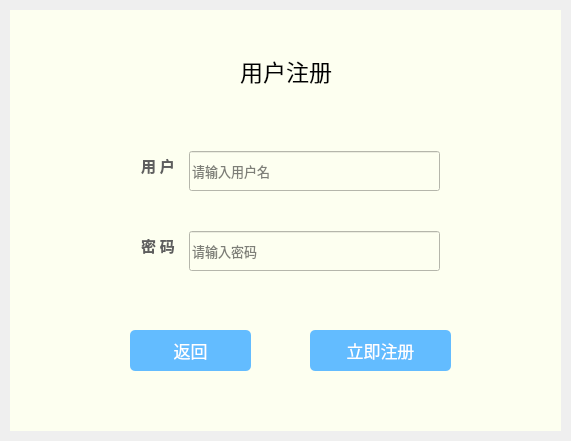
<?xml version="1.0" encoding="UTF-8"?>
<ui version="4.0">
 <class>Login</class>
 <widget class="QWidget" name="Login">
  <property name="geometry">
   <rect>
    <x>0</x>
    <y>0</y>
    <width>571</width>
    <height>441</height>
   </rect>
  </property>
  <property name="windowTitle">
   <string>Login</string>
  </property>
  <widget class="QWidget" name="widget_main" native="true">
   <property name="geometry">
    <rect>
     <x>10</x>
     <y>10</y>
     <width>551</width>
     <height>421</height>
    </rect>
   </property>
   <property name="styleSheet">
    <string notr="true">#widget_main{
border-radius: 10px;
border-style:solid;
background-color: rgba(255, 255, 255, 0);
}</string>
   </property>
   <widget class="QWidget" name="horizontalLayoutWidget">
    <property name="geometry">
     <rect>
      <x>140</x>
      <y>280</y>
      <width>281</width>
      <height>41</height>
     </rect>
    </property>
    <layout class="QHBoxLayout" name="horizontalLayout">
     <item>
      <widget class="QCheckBox" name="checkBox_remember">
       <property name="font">
        <font>
         <family>Microsoft YaHei</family>
         <pointsize>9</pointsize>
        </font>
       </property>
       <property name="styleSheet">
        <string notr="true">color: rgb(149, 149, 149);</string>
       </property>
       <property name="text">
        <string>记住密码</string>
       </property>
      </widget>
     </item>
     <item>
      <spacer name="horizontalSpacer">
       <property name="orientation">
        <enum>Qt::Horizontal</enum>
       </property>
       <property name="sizeHint" stdset="0">
        <size>
         <width>40</width>
         <height>20</height>
        </size>
       </property>
      </spacer>
     </item>
     <item>
      <widget class="QPushButton" name="pushButton_forget">
       <property name="font">
        <font>
         <family>Microsoft YaHei</family>
         <pointsize>9</pointsize>
        </font>
       </property>
       <property name="styleSheet">
        <string notr="true">#pushButton_forget{
color: rgb(149, 149, 149);
background-color: rgba(255, 255, 255, 0);
}
#pushButton_forget:hover{
color: rgb(120, 120, 120);
background-color: rgba(255, 255, 255, 0);
}</string>
       </property>
       <property name="text">
        <string>忘记密码？</string>
       </property>
      </widget>
     </item>
    </layout>
   </widget>
   <widget class="QPushButton" name="pushButton_signin">
    <property name="geometry">
     <rect>
      <x>140</x>
      <y>340</y>
      <width>271</width>
      <height>41</height>
     </rect>
    </property>
    <property name="font">
     <font>
      <family>Microsoft YaHei</family>
      <pointsize>13</pointsize>
      <stylestrategy>PreferDefault</stylestrategy>
     </font>
    </property>
    <property name="focusPolicy">
     <enum>Qt::NoFocus</enum>
    </property>
    <property name="autoFillBackground">
     <bool>false</bool>
    </property>
    <property name="styleSheet">
     <string notr="true">#pushButton_signin{
background-color: rgb(99, 188, 255);
color: rgb(255, 255, 255);
border-radius: 5px;
}
#pushButton_signin:hover{
background-color: rgb(99, 170, 255);
color: rgb(255, 255, 255);
border-radius: 5px;

}
#pushButton_signin:pressed{
background-color: rgb(99, 188, 255);
color: rgb(255, 255, 255);
border-radius: 5px;
padding-left:2px;
padding-top:2px;
}

</string>
    </property>
    <property name="text">
     <string>登录</string>
    </property>
   </widget>
   <widget class="QLabel" name="label_main">
    <property name="geometry">
     <rect>
      <x>0</x>
      <y>0</y>
      <width>551</width>
      <height>151</height>
     </rect>
    </property>
    <property name="styleSheet">
     <string notr="true">background-color: rgb(0, 0, 0);
border-top-left-radius:10px;
border-top-right-radius:10px;</string>
    </property>
    <property name="text">
     <string/>
    </property>
   </widget>
   <widget class="QLabel" name="label_4">
    <property name="geometry">
     <rect>
      <x>0</x>
      <y>150</y>
      <width>551</width>
      <height>271</height>
     </rect>
    </property>
    <property name="font">
     <font>
      <family>Microsoft YaHei</family>
     </font>
    </property>
    <property name="focusPolicy">
     <enum>Qt::StrongFocus</enum>
    </property>
    <property name="styleSheet">
     <string notr="true">background-color: rgb(255, 255, 255);</string>
    </property>
    <property name="text">
     <string/>
    </property>
   </widget>
   <widget class="QLineEdit" name="lineEdit_password">
    <property name="geometry">
     <rect>
      <x>140</x>
      <y>220</y>
      <width>271</width>
      <height>41</height>
     </rect>
    </property>
    <property name="font">
     <font>
      <family>Microsoft YaHei</family>
      <pointsize>12</pointsize>
      <stylestrategy>PreferAntialias</stylestrategy>
     </font>
    </property>
    <property name="styleSheet">
     <string notr="true">border-style:solid;
border-width:1px;
border-top-color: rgba(255, 255, 255, 0);
border-right-color: rgba(255, 255, 255, 0);
border-left-color: rgba(255, 255, 255, 0);
border-bottom-color: rgb(129, 129, 129);</string>
    </property>
    <property name="echoMode">
     <enum>QLineEdit::Password</enum>
    </property>
    <property name="placeholderText">
     <string>密码</string>
    </property>
   </widget>
   <widget class="QComboBox" name="comboBox">
    <property name="geometry">
     <rect>
      <x>140</x>
      <y>170</y>
      <width>271</width>
      <height>41</height>
     </rect>
    </property>
    <property name="styleSheet">
     <string notr="true">QComboBox 
{ 
font-size:15px;
}
QComboBox QAbstractItemView::item
{
min-height: 50px; 
min-width: 60px; 

}
::drop-down{
	border-style:solid;
	border-width:1px;
	width:20px ;
	background-color: rgb(255, 255, 255);
	border-bottom-color: rgb(129, 129, 129);
}
::down-arrow{	
	border-image: url(:/SonarSimulationUI/icon/jiantou.png);
}</string>
    </property>
   </widget>
   <widget class="QLineEdit" name="lineEdit_account">
    <property name="geometry">
     <rect>
      <x>140</x>
      <y>170</y>
      <width>253</width>
      <height>41</height>
     </rect>
    </property>
    <property name="font">
     <font>
      <family>Microsoft YaHei</family>
      <pointsize>12</pointsize>
      <stylestrategy>PreferAntialias</stylestrategy>
     </font>
    </property>
    <property name="styleSheet">
     <string notr="true">border-style:solid;
border-width:1px;
border-top-color: rgba(255, 255, 255, 0);
border-right-color: rgba(255, 255, 255, 0);
border-left-color: rgba(255, 255, 255, 0);
border-bottom-color: rgb(129, 129, 129);</string>
    </property>
    <property name="placeholderText">
     <string>用户名</string>
    </property>
   </widget>
   <widget class="QPushButton" name="pushButton_register">
    <property name="geometry">
     <rect>
      <x>450</x>
      <y>380</y>
      <width>94</width>
      <height>29</height>
     </rect>
    </property>
    <property name="font">
     <font>
      <family>Microsoft YaHei</family>
      <pointsize>9</pointsize>
      <stylestrategy>PreferAntialias</stylestrategy>
     </font>
    </property>
    <property name="styleSheet">
     <string notr="true">#pushButton_register{
color: rgb(149, 149, 149);
background-color: rgba(255, 255, 255, 0);
}
#pushButton_register:hover{
color: rgb(120, 120, 120);
background-color: rgba(255, 255, 255, 0);
}
</string>
    </property>
    <property name="text">
     <string>注册账号&gt;&gt;</string>
    </property>
   </widget>
   <widget class="QWidget" name="horizontalWidget" native="true">
    <property name="geometry">
     <rect>
      <x>0</x>
      <y>-10</y>
      <width>561</width>
      <height>41</height>
     </rect>
    </property>
    <layout class="QHBoxLayout" name="horizontalLayout_5">
     <item>
      <spacer name="horizontalSpacer_2">
       <property name="font">
        <font>
         <family>Microsoft YaHei</family>
         <stylestrategy>PreferAntialias</stylestrategy>
        </font>
       </property>
       <property name="orientation">
        <enum>Qt::Horizontal</enum>
       </property>
       <property name="sizeHint" stdset="0">
        <size>
         <width>40</width>
         <height>20</height>
        </size>
       </property>
      </spacer>
     </item>
     <item>
      <widget class="QToolButton" name="toolButton_min">
       <property name="minimumSize">
        <size>
         <width>40</width>
         <height>40</height>
        </size>
       </property>
       <property name="maximumSize">
        <size>
         <width>25</width>
         <height>25</height>
        </size>
       </property>
       <property name="sizeIncrement">
        <size>
         <width>25</width>
         <height>25</height>
        </size>
       </property>
       <property name="styleSheet">
        <string notr="true">#toolButton_min{
border-style:solid;
background-color: rgba(255, 255, 255, 0);
border-image: url(:/SonarSimulationUI/icon/min.png);
}
#toolButton_min:hover{
border-style:solid;
background-color: rgba(211, 211, 211);
border-image: url(:/SonarSimulationUI/icon/min.png);
}
#toolButton_min:pressed{
border-style:solid;
background-color: rgb(145, 145, 145);
border-image: url(:/SonarSimulationUI/icon/min.png);

}</string>
       </property>
       <property name="text">
        <string/>
       </property>
      </widget>
     </item>
     <item>
      <widget class="QToolButton" name="toolButton_close">
       <property name="minimumSize">
        <size>
         <width>40</width>
         <height>40</height>
        </size>
       </property>
       <property name="maximumSize">
        <size>
         <width>25</width>
         <height>25</height>
        </size>
       </property>
       <property name="font">
        <font>
         <pointsize>10</pointsize>
        </font>
       </property>
       <property name="styleSheet">
        <string notr="true">#toolButton_close{
border-style:solid;
background-color: rgba(255, 255, 255, 0);
border-image: url(:/SonarSimulationUI/icon/close.png);
}
#toolButton_close:hover{
border-style:solid;
background-color: rgb(255, 0, 0);
border-image: url(:/SonarSimulationUI/icon/close.png);
}
#toolButton_close:pressed{
border-style:solid;
background-color: rgb(255, 0, 0);
border-image: url(:/SonarSimulationUI/icon/close.png);
}</string>
       </property>
       <property name="text">
        <string/>
       </property>
      </widget>
     </item>
    </layout>
   </widget>
   <widget class="QStackedWidget" name="stackedWidget">
    <property name="geometry">
     <rect>
      <x>0</x>
      <y>0</y>
      <width>551</width>
      <height>421</height>
     </rect>
    </property>
    <property name="styleSheet">
     <string notr="true">background-color: rgb(253, 255, 240);</string>
    </property>
    <property name="currentIndex">
     <number>0</number>
    </property>
    <widget class="QWidget" name="page_register">
     <widget class="QLabel" name="label">
      <property name="geometry">
       <rect>
        <x>230</x>
        <y>40</y>
        <width>121</width>
        <height>41</height>
       </rect>
      </property>
      <property name="font">
       <font>
        <family>Microsoft YaHei</family>
        <pointsize>17</pointsize>
       </font>
      </property>
      <property name="text">
       <string>用户注册</string>
      </property>
     </widget>
     <widget class="QWidget" name="horizontalLayoutWidget_3">
      <property name="geometry">
       <rect>
        <x>120</x>
        <y>130</y>
        <width>321</width>
        <height>51</height>
       </rect>
      </property>
      <layout class="QHBoxLayout" name="horizontalLayout_3">
       <item>
        <widget class="QLabel" name="label_account">
         <property name="font">
          <font>
           <family>Microsoft YaHei</family>
           <pointsize>11</pointsize>
           <weight>75</weight>
           <bold>true</bold>
           <stylestrategy>PreferAntialias</stylestrategy>
          </font>
         </property>
         <property name="styleSheet">
          <string notr="true">color: rgb(94, 94, 94);</string>
         </property>
         <property name="text">
          <string>用 户  </string>
         </property>
        </widget>
       </item>
       <item>
        <widget class="QLineEdit" name="lineEdit_account2">
         <property name="sizePolicy">
          <sizepolicy hsizetype="Expanding" vsizetype="Maximum">
           <horstretch>0</horstretch>
           <verstretch>0</verstretch>
          </sizepolicy>
         </property>
         <property name="minimumSize">
          <size>
           <width>0</width>
           <height>40</height>
          </size>
         </property>
         <property name="font">
          <font>
           <family>Microsoft YaHei</family>
           <pointsize>10</pointsize>
          </font>
         </property>
         <property name="placeholderText">
          <string>请输入用户名</string>
         </property>
        </widget>
       </item>
      </layout>
     </widget>
     <widget class="QWidget" name="horizontalLayoutWidget_4">
      <property name="geometry">
       <rect>
        <x>120</x>
        <y>210</y>
        <width>321</width>
        <height>51</height>
       </rect>
      </property>
      <layout class="QHBoxLayout" name="horizontalLayout_4">
       <item>
        <widget class="QLabel" name="label_password">
         <property name="font">
          <font>
           <family>Microsoft YaHei</family>
           <pointsize>11</pointsize>
           <weight>75</weight>
           <bold>true</bold>
          </font>
         </property>
         <property name="styleSheet">
          <string notr="true">color: rgb(94, 94, 94);</string>
         </property>
         <property name="text">
          <string>密 码  </string>
         </property>
        </widget>
       </item>
       <item>
        <widget class="QLineEdit" name="lineEdit_password2">
         <property name="minimumSize">
          <size>
           <width>0</width>
           <height>40</height>
          </size>
         </property>
         <property name="font">
          <font>
           <family>Microsoft YaHei</family>
           <pointsize>10</pointsize>
          </font>
         </property>
         <property name="placeholderText">
          <string>请输入密码</string>
         </property>
        </widget>
       </item>
      </layout>
     </widget>
     <widget class="QPushButton" name="pushButton_back">
      <property name="geometry">
       <rect>
        <x>120</x>
        <y>320</y>
        <width>121</width>
        <height>41</height>
       </rect>
      </property>
      <property name="font">
       <font>
        <family>Microsoft YaHei</family>
        <pointsize>13</pointsize>
       </font>
      </property>
      <property name="styleSheet">
       <string notr="true">#pushButton_back{
background-color: rgb(99, 188, 255);
color: rgb(255, 255, 255);
border-radius: 5px;
}
#pushButton_back:hover{
background-color: rgb(99, 170, 255);
color: rgb(255, 255, 255);
border-radius: 5px;

}
#pushButton_back:pressed{
background-color: rgb(99, 188, 255);
color: rgb(255, 255, 255);
border-radius: 5px;
padding-left:2px;
padding-top:2px;
}
</string>
      </property>
      <property name="text">
       <string>返回</string>
      </property>
     </widget>
     <widget class="QPushButton" name="pushButton_register2">
      <property name="geometry">
       <rect>
        <x>300</x>
        <y>320</y>
        <width>141</width>
        <height>41</height>
       </rect>
      </property>
      <property name="font">
       <font>
        <family>Microsoft YaHei</family>
        <pointsize>13</pointsize>
        <stylestrategy>PreferAntialias</stylestrategy>
       </font>
      </property>
      <property name="styleSheet">
       <string notr="true">#pushButton_register2{
background-color: rgb(99, 188, 255);
color: rgb(255, 255, 255);
border-radius: 5px;
}
#pushButton_register2:hover{
background-color: rgb(99, 170, 255);
color: rgb(255, 255, 255);
border-radius: 5px;

}
#pushButton_register2:pressed{
background-color: rgb(99, 188, 255);
color: rgb(255, 255, 255);
border-radius: 5px;
padding-left:2px;
padding-top:2px;
}
</string>
      </property>
      <property name="text">
       <string>立即注册</string>
      </property>
     </widget>
    </widget>
    <widget class="QWidget" name="page_forgetpassword">
     <widget class="QLabel" name="label_2">
      <property name="geometry">
       <rect>
        <x>230</x>
        <y>40</y>
        <width>111</width>
        <height>31</height>
       </rect>
      </property>
      <property name="font">
       <font>
        <family>Microsoft YaHei</family>
        <pointsize>16</pointsize>
       </font>
      </property>
      <property name="text">
       <string>找回密码</string>
      </property>
     </widget>
     <widget class="QWidget" name="horizontalLayoutWidget_5">
      <property name="geometry">
       <rect>
        <x>120</x>
        <y>110</y>
        <width>321</width>
        <height>51</height>
       </rect>
      </property>
      <layout class="QHBoxLayout" name="horizontalLayout_6">
       <item>
        <widget class="QLabel" name="label_account_2">
         <property name="font">
          <font>
           <family>Microsoft YaHei</family>
           <pointsize>11</pointsize>
           <weight>75</weight>
           <bold>true</bold>
           <stylestrategy>PreferAntialias</stylestrategy>
          </font>
         </property>
         <property name="styleSheet">
          <string notr="true">color: rgb(94, 94, 94);</string>
         </property>
         <property name="text">
          <string>账   户     </string>
         </property>
        </widget>
       </item>
       <item>
        <widget class="QLineEdit" name="lineEdit_account3">
         <property name="sizePolicy">
          <sizepolicy hsizetype="Expanding" vsizetype="Maximum">
           <horstretch>0</horstretch>
           <verstretch>0</verstretch>
          </sizepolicy>
         </property>
         <property name="minimumSize">
          <size>
           <width>0</width>
           <height>40</height>
          </size>
         </property>
         <property name="font">
          <font>
           <family>Microsoft YaHei</family>
           <pointsize>10</pointsize>
          </font>
         </property>
         <property name="placeholderText">
          <string>请输入用户名</string>
         </property>
        </widget>
       </item>
      </layout>
     </widget>
     <widget class="QWidget" name="horizontalLayoutWidget_6">
      <property name="geometry">
       <rect>
        <x>120</x>
        <y>170</y>
        <width>321</width>
        <height>51</height>
       </rect>
      </property>
      <layout class="QHBoxLayout" name="horizontalLayout_7">
       <item>
        <widget class="QLabel" name="label_password_2">
         <property name="font">
          <font>
           <family>Microsoft YaHei</family>
           <pointsize>11</pointsize>
           <weight>75</weight>
           <bold>true</bold>
          </font>
         </property>
         <property name="styleSheet">
          <string notr="true">color: rgb(94, 94, 94);</string>
         </property>
         <property name="text">
          <string>新密码     </string>
         </property>
        </widget>
       </item>
       <item>
        <widget class="QLineEdit" name="lineEdit_password3">
         <property name="minimumSize">
          <size>
           <width>0</width>
           <height>40</height>
          </size>
         </property>
         <property name="font">
          <font>
           <family>Microsoft YaHei</family>
           <pointsize>10</pointsize>
          </font>
         </property>
         <property name="placeholderText">
          <string>请输入密码</string>
         </property>
        </widget>
       </item>
      </layout>
     </widget>
     <widget class="QWidget" name="horizontalLayoutWidget_7">
      <property name="geometry">
       <rect>
        <x>120</x>
        <y>230</y>
        <width>321</width>
        <height>52</height>
       </rect>
      </property>
      <layout class="QHBoxLayout" name="horizontalLayout_8">
       <item>
        <widget class="QLabel" name="label_password_3">
         <property name="font">
          <font>
           <family>Microsoft YaHei</family>
           <pointsize>11</pointsize>
           <weight>75</weight>
           <bold>true</bold>
          </font>
         </property>
         <property name="styleSheet">
          <string notr="true">color: rgb(94, 94, 94);</string>
         </property>
         <property name="text">
          <string>确认密码  </string>
         </property>
        </widget>
       </item>
       <item>
        <widget class="QLineEdit" name="lineEdit_newpassword">
         <property name="minimumSize">
          <size>
           <width>0</width>
           <height>40</height>
          </size>
         </property>
         <property name="font">
          <font>
           <family>Microsoft YaHei</family>
           <pointsize>10</pointsize>
          </font>
         </property>
         <property name="placeholderText">
          <string>请输入密码</string>
         </property>
        </widget>
       </item>
      </layout>
     </widget>
     <widget class="QPushButton" name="pushButton_back2">
      <property name="geometry">
       <rect>
        <x>120</x>
        <y>320</y>
        <width>121</width>
        <height>41</height>
       </rect>
      </property>
      <property name="font">
       <font>
        <family>Microsoft YaHei</family>
        <pointsize>13</pointsize>
       </font>
      </property>
      <property name="styleSheet">
       <string notr="true">#pushButton_back2{
background-color: rgb(99, 188, 255);
color: rgb(255, 255, 255);
border-radius: 5px;
}
#pushButton_back2:hover{
background-color: rgb(99, 170, 255);
color: rgb(255, 255, 255);
border-radius: 5px;

}
#pushButton_back2:pressed{
background-color: rgb(99, 188, 255);
color: rgb(255, 255, 255);
border-radius: 5px;
padding-left:2px;
padding-top:2px;
}
</string>
      </property>
      <property name="text">
       <string>返回</string>
      </property>
     </widget>
     <widget class="QPushButton" name="pushButton_submit">
      <property name="geometry">
       <rect>
        <x>300</x>
        <y>320</y>
        <width>141</width>
        <height>41</height>
       </rect>
      </property>
      <property name="font">
       <font>
        <family>Microsoft YaHei</family>
        <pointsize>13</pointsize>
        <stylestrategy>PreferAntialias</stylestrategy>
       </font>
      </property>
      <property name="styleSheet">
       <string notr="true">#pushButton_submit{
background-color: rgb(99, 188, 255);
color: rgb(255, 255, 255);
border-radius: 5px;
}
#pushButton_submit:hover{
background-color: rgb(99, 170, 255);
color: rgb(255, 255, 255);
border-radius: 5px;

}
#pushButton_submit:pressed{
background-color: rgb(99, 188, 255);
color: rgb(255, 255, 255);
border-radius: 5px;
padding-left:2px;
padding-top:2px;
}
</string>
      </property>
      <property name="text">
       <string>确认修改</string>
      </property>
     </widget>
    </widget>
   </widget>
   <zorder>label_4</zorder>
   <zorder>label_main</zorder>
   <zorder>horizontalLayoutWidget</zorder>
   <zorder>pushButton_signin</zorder>
   <zorder>lineEdit_password</zorder>
   <zorder>comboBox</zorder>
   <zorder>lineEdit_account</zorder>
   <zorder>pushButton_register</zorder>
   <zorder>horizontalWidget</zorder>
   <zorder>stackedWidget</zorder>
  </widget>
 </widget>
 <layoutdefault spacing="6" margin="11"/>
 <resources>
  <include location="sonarsimulationui.qrc"/>
 </resources>
 <connections>
  <connection>
   <sender>pushButton_forget</sender>
   <signal>clicked()</signal>
   <receiver>Login</receiver>
   <slot>OnpushButtonForget()</slot>
   <hints>
    <hint type="sourcelabel">
     <x>407</x>
     <y>316</y>
    </hint>
    <hint type="destinationlabel">
     <x>406</x>
     <y>-123</y>
    </hint>
   </hints>
  </connection>
  <connection>
   <sender>pushButton_register</sender>
   <signal>clicked()</signal>
   <receiver>Login</receiver>
   <slot>OnpushButtonRegister()</slot>
   <hints>
    <hint type="sourcelabel">
     <x>543</x>
     <y>416</y>
    </hint>
    <hint type="destinationlabel">
     <x>401</x>
     <y>595</y>
    </hint>
   </hints>
  </connection>
  <connection>
   <sender>toolButton_close</sender>
   <signal>clicked()</signal>
   <receiver>Login</receiver>
   <slot>OntoolButtonClose()</slot>
   <hints>
    <hint type="sourcelabel">
     <x>535</x>
     <y>29</y>
    </hint>
    <hint type="destinationlabel">
     <x>542</x>
     <y>0</y>
    </hint>
   </hints>
  </connection>
  <connection>
   <sender>toolButton_min</sender>
   <signal>clicked()</signal>
   <receiver>Login</receiver>
   <slot>OntoolButtonMin()</slot>
   <hints>
    <hint type="sourcelabel">
     <x>499</x>
     <y>41</y>
    </hint>
    <hint type="destinationlabel">
     <x>459</x>
     <y>0</y>
    </hint>
   </hints>
  </connection>
  <connection>
   <sender>pushButton_signin</sender>
   <signal>clicked()</signal>
   <receiver>Login</receiver>
   <slot>OnpushButtonSignin()</slot>
   <hints>
    <hint type="sourcelabel">
     <x>246</x>
     <y>367</y>
    </hint>
    <hint type="destinationlabel">
     <x>172</x>
     <y>831</y>
    </hint>
   </hints>
  </connection>
  <connection>
   <sender>pushButton_submit</sender>
   <signal>clicked()</signal>
   <receiver>Login</receiver>
   <slot>OnpushButtonSubmit()</slot>
   <hints>
    <hint type="sourcelabel">
     <x>377</x>
     <y>778</y>
    </hint>
    <hint type="destinationlabel">
     <x>352</x>
     <y>956</y>
    </hint>
   </hints>
  </connection>
  <connection>
   <sender>pushButton_back2</sender>
   <signal>clicked()</signal>
   <receiver>Login</receiver>
   <slot>OnpushButtonBack2()</slot>
   <hints>
    <hint type="sourcelabel">
     <x>200</x>
     <y>778</y>
    </hint>
    <hint type="destinationlabel">
     <x>157</x>
     <y>956</y>
    </hint>
   </hints>
  </connection>
  <connection>
   <sender>pushButton_back</sender>
   <signal>clicked()</signal>
   <receiver>Login</receiver>
   <slot>OnpushButtonBack()</slot>
   <hints>
    <hint type="sourcelabel">
     <x>723</x>
     <y>347</y>
    </hint>
    <hint type="destinationlabel">
     <x>707</x>
     <y>956</y>
    </hint>
   </hints>
  </connection>
  <connection>
   <sender>pushButton_register2</sender>
   <signal>clicked()</signal>
   <receiver>Login</receiver>
   <slot>OnpushButtonRegister2()</slot>
   <hints>
    <hint type="sourcelabel">
     <x>887</x>
     <y>369</y>
    </hint>
    <hint type="destinationlabel">
     <x>857</x>
     <y>950</y>
    </hint>
   </hints>
  </connection>
 </connections>
 <slots>
  <slot>OntoolButtonMin()</slot>
  <slot>OntoolButtonClose()</slot>
  <slot>OnpushButtonSignin()</slot>
  <slot>OnpushButtonRegister()</slot>
  <slot>OnpushButtonRegister2()</slot>
  <slot>OnpushButtonBack()</slot>
  <slot>OnpushButtonBack2()</slot>
  <slot>OnpushButtonSubmit()</slot>
  <slot>OnpushButtonForget()</slot>
  <slot>OnComboBoxCurrentIndexChanged(int)</slot>
 </slots>
</ui>
